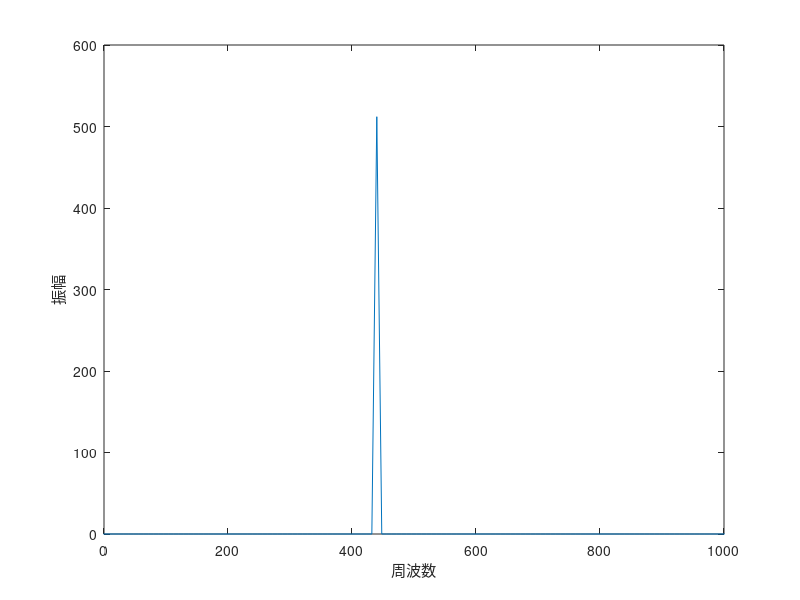

The MATLAB source for this figure:
clear;

Fs=8192;
f=440;
t=[0:Fs-1]/Fs;
y=sin(2*pi*f*t);

y=y(1,1:1024);

y_f=fft(y);
y_fs=fftshift(y_f);
y_fs=abs(y_fs);

y_x=[-Fs/2:Fs/1024:Fs/2-1];

plot(y_x,y_fs);
xlabel('周波数');
ylabel('振幅');
axis([0 1000 0 600]);
